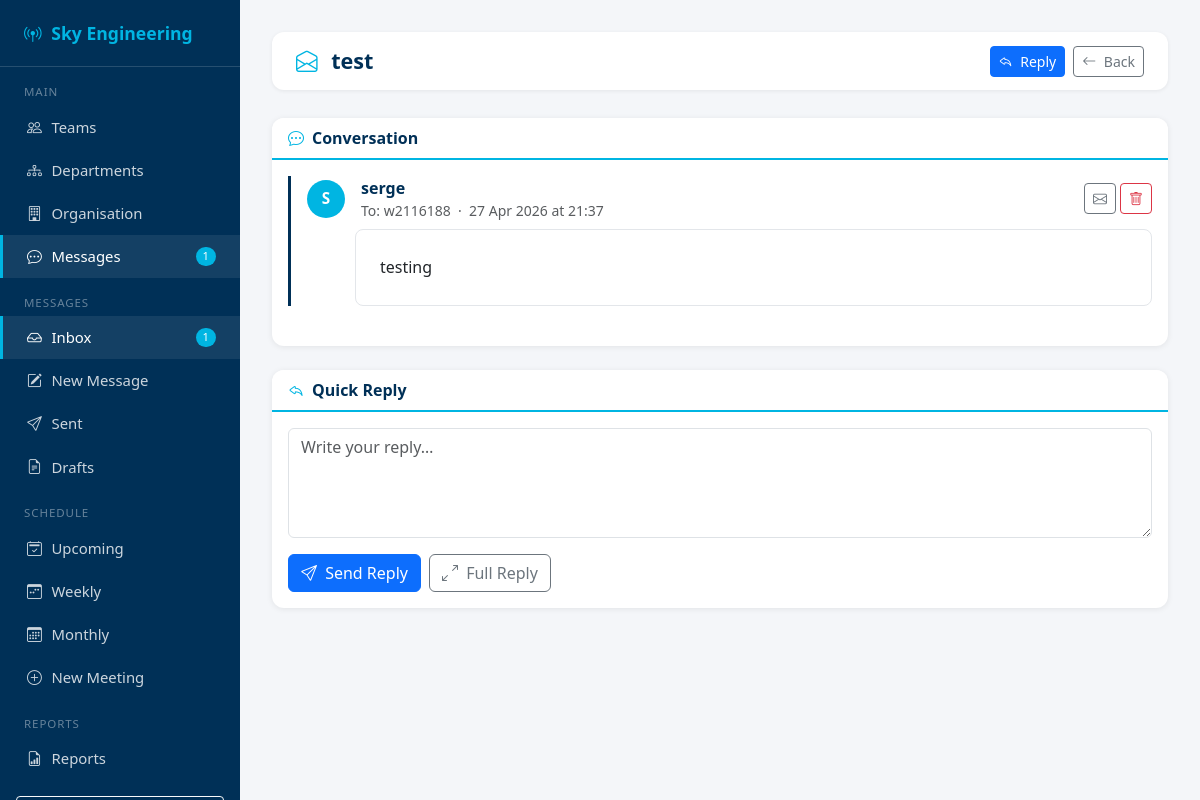
The app's page /messages/2/ (signed in) with its own data.
### messaging/models.py (models this page shows, shortened)
class Message(models.Model):
    sender    = models.ForeignKey(
        User, on_delete=models.CASCADE,
        related_name='sent_messages'
    )
    recipient = models.ForeignKey(
        User, on_delete=models.CASCADE,
        related_name='received_messages',
        null=True, blank=True
    )
    subject   = models.CharField(max_length=255)
    body      = models.TextField()
    is_draft  = models.BooleanField(default=False)
    is_read   = models.BooleanField(default=False)
    parent    = models.ForeignKey(
        'self', on_delete=models.SET_NULL,
        null=True, blank=True,
        related_name='replies'
    )
    deleted_by_sender    = models.BooleanField(default=False)
    deleted_by_recipient = models.BooleanField(default=False)
    created_at = models.DateTimeField(auto_now_add=True)
    sent_at    = models.DateTimeField(null=True, blank=True)
    class Meta:
        ordering = ['-created_at']
    @property
    def thread_root(self):
        msg = self
        while msg.parent:
            msg = msg.parent
        return msg

### messaging/views.py (the view)
# urls.py: path('<int:pk>/',      views.view_message,    name='view'),
@login_required
def view_message(request, pk):
    msg = get_object_or_404(Message, pk=pk)
    if msg.sender != request.user and msg.recipient != request.user:
        flash.error(request, 'You do not have permission to view that message.')
        return redirect('messaging:inbox')
    if msg.recipient == request.user and not msg.is_read:
        msg.is_read = True
        msg.save(update_fields=['is_read'])
    thread = _build_thread(msg)
    ctx = _base_context(request)
    ctx['message']    = msg
    ctx['thread']     = thread
    ctx['active_tab'] = 'inbox' if msg.recipient == request.user else 'sent'
    return render(request, 'messaging/view_message.html', ctx)

### messaging/views.py (called while the page is built)
def _base_context(request):
    unread = Message.objects.filter(
        recipient=request.user,
        is_read=False,
        is_draft=False,
        deleted_by_recipient=False,
    ).count()
    return {'unread_count': unread}

def _build_thread(msg):
    root = msg.thread_root
    result = []
    _collect_descendants(root, result)
    return result

def _collect_descendants(msg, acc):
    acc.append(msg)
    for child in msg.replies.order_by('created_at'):
        _collect_descendants(child, acc)

### messaging/templates/messaging/view_message.html (shortened to what this page needs)
{% extends 'messaging/base_messaging.html' %}
{% block content %}
<div class="top-bar">
  <h1>
    <i class="bi bi-envelope-open me-2" style="color:var(--sky-blue)"></i>
    {{ message.subject|truncatechars:60 }}
  </h1>
  <div class="d-flex gap-2">
    <a href="{% url 'messaging:reply' message.pk %}" class="btn btn-primary btn-sm">
      <i class="bi bi-reply me-1"></i> Reply
    </a>
    <a href="{% url 'messaging:inbox' %}" class="btn btn-outline-secondary btn-sm">
      <i class="bi bi-arrow-left me-1"></i> Back
    </a>
  </div>
</div>
<div class="card mb-4">
  <div class="card-header d-flex align-items-center gap-2">
    <i class="bi bi-chat-dots" style="color:var(--sky-blue)"></i>
    Conversation{% if thread|length > 1 %} ({{ thread|length }} messages){% endif %}
  </div>
  <div class="card-body">
    {% for item in thread %}
    <div class="thread-item {% if item.pk == message.pk %}current{% endif %} mb-4">
      <div class="d-flex align-items-center mb-2 gap-3">
        <div style="width:38px;height:38px;border-radius:50%;background:var(--sky-{% if item.sender == request.user %}dark{% else %}blue{% endif %});
                    color:#fff;display:flex;align-items:center;justify-content:center;font-weight:700;font-size:.95rem;flex-shrink:0;">
          {{ item.sender.username|first|upper }}
        </div>
        <div>
          <div class="fw-semibold" style="color:var(--sky-dark)">
            {{ item.sender.get_full_name|default:item.sender.username }}
          </div>
          <div class="text-muted small">
            To: {{ item.recipient.get_full_name|default:item.recipient.username|default:"—" }}
            &nbsp;·&nbsp; {{ item.sent_at|date:"d M Y" }} at {{ item.sent_at|time:"H:i" }}
          </div>
        </div>
        <div class="ms-auto d-flex gap-1">
          {% if item.recipient == request.user %}
            {% if item.is_read %}
              <a href="{% url 'messaging:mark_unread' item.pk %}" class="btn btn-sm btn-outline-secondary" title="Mark unread">
                <i class="bi bi-envelope"></i>
              </a>
            {% endif %}
          {% endif %}
          <a href="{% url 'messaging:delete' item.pk %}" class="btn btn-sm btn-outline-danger"
             title="Delete" onclick="return confirm('Delete this message?')">
            <i class="bi bi-trash"></i>
          </a>
        </div>
      </div>
      <div class="message-body ms-5">{{ item.body }}</div>
    </div>
    {% endfor %}
  </div>
</div>
<div class="card">
  <div class="card-header d-flex align-items-center gap-2">
    <i class="bi bi-reply" style="color:var(--sky-blue)"></i> Quick Reply
  </div>
  <div class="card-body">
    <form method="post" action="{% url 'messaging:reply' message.pk %}">
      <textarea name="body" class="form-control mb-3" rows="4"
                placeholder="Write your reply…" required></textarea>
      <div class="d-flex gap-2">
        <button type="submit" name="action" value="send" class="btn btn-primary">
          <i class="bi bi-send me-1"></i> Send Reply
        </button>
        <a href="{% url 'messaging:reply' message.pk %}" class="btn btn-outline-secondary">
          <i class="bi bi-arrows-angle-expand me-1"></i> Full Reply
        </a>
      </div>
    </form>
  </div>
</div>
{% endblock %}

### messaging/templates/messaging/base_messaging.html (style rules this page uses)
:root { --sky-blue: #00b5e2; --sky-dark: #003057; --sky-light: #e8f7fc; --sidebar-w: 240px; }
body { background: #f4f6f9; font-family: 'Segoe UI', sans-serif; }
.top-bar { background: #fff; border-radius: 12px; padding: .85rem 1.5rem; margin-bottom: 1.75rem; display: flex; align-items: center; justify-content: space-between; box-shadow: 0 1px 4px rgba(0,0,0,.07); }
.top-bar h1 { font-size: 1.35rem; font-weight: 700; color: var(--sky-dark); margin: 0; }
.card { border: none; border-radius: 12px; box-shadow: 0 1px 6px rgba(0,0,0,.08); }
.card-header { background: #fff; border-bottom: 2px solid var(--sky-blue); border-radius: 12px 12px 0 0 !important; font-weight: 600; color: var(--sky-dark); }
.message-body { background: #fff; border-radius: 8px; padding: 1.5rem; border: 1px solid #e3e6ea; white-space: pre-wrap; line-height: 1.7; }
.thread-item { border-left: 3px solid var(--sky-blue); padding-left: 1rem; margin-bottom: 1rem; }
.thread-item.current { border-left-color: var(--sky-dark); }

### records on screen
Message: subject "test", sender.username|first "S", sender.get_full_name "serge", recipient.get_full_name "w2116188", sent_at "27 Apr 2026", sent_at "21:37", is_read False (drawn), body "testing"

### other values on screen
{{ unread_count }} "1"
